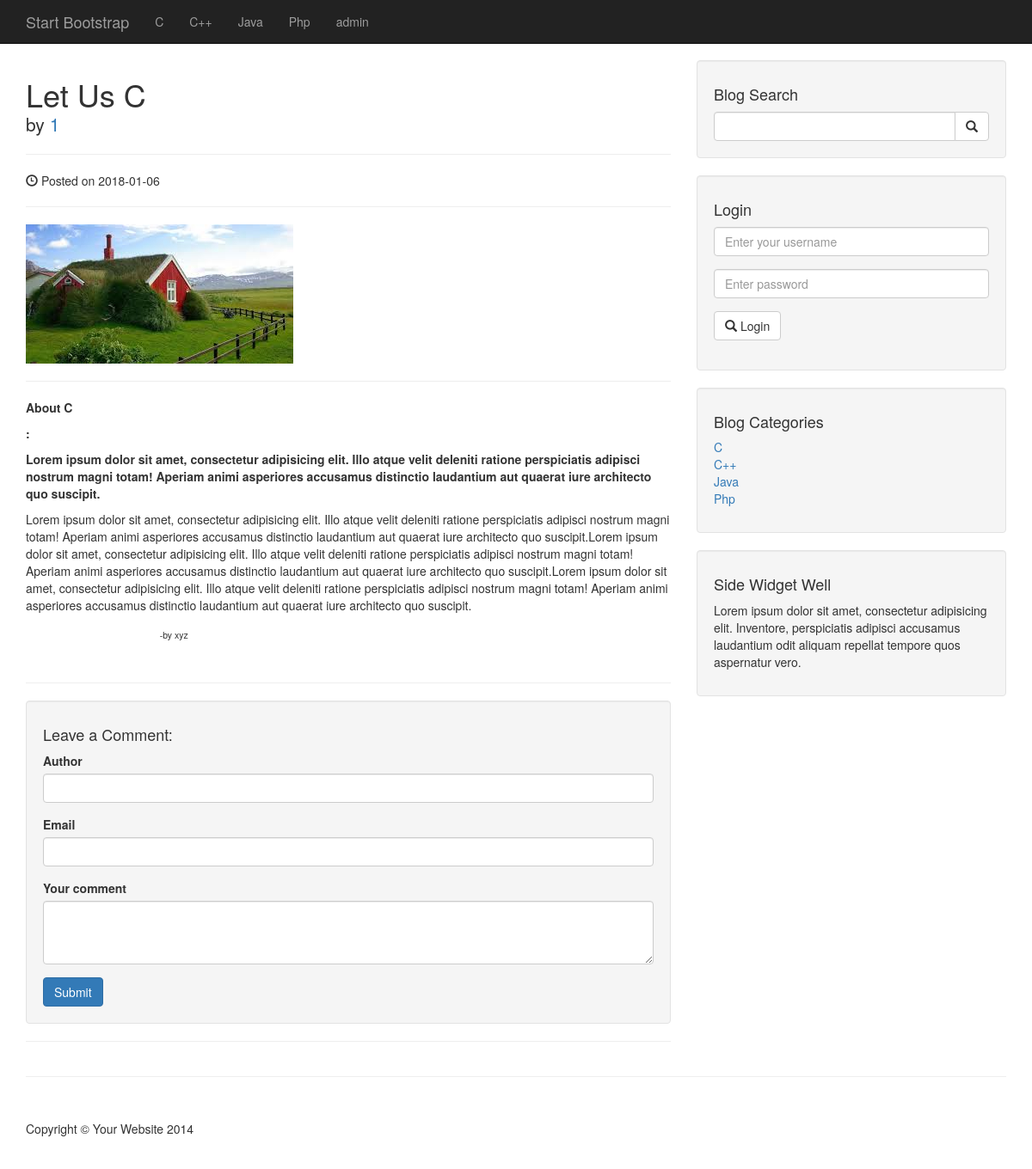
The page /post.php?p_id=10 on the database its author committed.
### tables this page shows
CREATE TABLE `categories` (
  `cat_id` int(11) NOT NULL,
  `cat_title` varchar(255) NOT NULL
);

CREATE TABLE `posts` (
  `post_id` int(11) NOT NULL,
  `post_category_id` int(11) NOT NULL,
  `post_title` varchar(255) NOT NULL,
  `post_author` int(11) NOT NULL,
  `post_date` date NOT NULL,
  `post_image` text NOT NULL,
  `post_content` text NOT NULL,
  `post_tags` varchar(255) NOT NULL,
  `post_comment_count` int(11) NOT NULL,
  `post_status` varchar(255) NOT NULL DEFAULT 'draft'
);

### post.php (the view, shortened to what this page needs)
<!DOCTYPE html>
<html lang="en">
<?php
    include_once("includes/header.php");
    include_once ("admin/functions.php");
    ?>
<body>
    <?php include_once("includes/navigation.php"); ?>
    <div class="container">
        <div class="row">
            <div class="col-lg-8">
                <?php
                    if(isset($_GET['p_id'])){
                        $post_id=$_GET['p_id'];
                        $query="Select * from posts where post_id=$post_id";
                        $select_post_query=mysqli_query($connection, $query);
                        if($row=mysqli_fetch_assoc($select_post_query)){
                            $post_title=$row['post_title'];
                            $post_author=$row['post_author'];
                            $post_date=$row['post_date'];
                            $post_image=$row['post_image'];
                            $post_content=$row['post_content'];
                ?>
                <div class="post-title">
                    <h1 class="post-title"><?php echo $post_title;?></h1>
                </div>
                <p class="lead">
                    by <a href="#"><?php echo $post_author; ?></a>
                </p>
                <hr>
                <p><span class="glyphicon glyphicon-time"></span> Posted on <?php echo $post_date; ?></p>
                <hr>
                <img class="img-responsive" src="images/<?php echo "$post_image"; ?>" alt="">
                <hr>
                <p>
                    <?php echo $post_content; ?>
                </p>
                <hr>
                <?php
                        }
                    }
                    include_once("comments.php");
                ?>
            </div>
            <?php include_once("includes/sidebar.php"); ?>
        </div>
        <hr>
       <?php
            include_once("includes/footer.php");
        ?>
    </div>
</body>
</html>

### includes/navigation.php (shortened to what this page needs)
<nav class="navbar navbar-inverse navbar-fixed-top" role="navigation">
    <div class="container">
        <div class="navbar-header">
            <a class="navbar-brand" href="index.php">Start Bootstrap</a>
        </div>
        <div class="collapse navbar-collapse" id="bs-example-navbar-collapse-1">
            <ul class="nav navbar-nav">
                <?php
                    $query="Select * from categories";
                    $select_all_categories_query=mysqli_query($connection, $query);
                    while($row=mysqli_fetch_assoc($select_all_categories_query)){
                        $cat_title=$row['cat_title'];
                       $cat_id=$row['cat_id'];
                            echo "<li><a href='categories.php?c_id=$cat_id'>$cat_title</a></li>";
                    }
                ?>
                <li>
                    <a href="admin/index.php">admin</a>
                </li>
            </ul>
        </div>
    </div>
</nav>

### includes/sidebar.php
<div class="col-md-4">
    <div class="well">
        <h4>Blog Search</h4>
        <form action="search.php" method="POST">
        <div class="input-group">
            <input type="text" class="form-control" name="search">
            <span class="input-group-btn">
                <button class="btn btn-default" type="submit" name="submit">
                    <span class="glyphicon glyphicon-search"></span>
            </button>
            </span>
        </div>
        </form>
    </div>
    <?php
            $query="Select * from categories";
            $select_all_categories_query=mysqli_query($connection, $query);
    ?>
     <div class="well">
        <h4>Login</h4>
        <form action="includes/login.php" method="POST">
        <div class="form-group">
            <input name="username" type="text" class="form-control" placeholder="Enter your username">
        </div>
        <div class="form-group">
            <input placeholder="Enter password" type="password" name="password" class="form-control">
        </div>
        <div class="form-group">
            <button class="btn btn-default" name="login" type="submit">
                <span class="glyphicon glyphicon-search"></span>
                Login
            </button>
        </div>
        </form>
    </div>
    <div class="well">
        <h4>Blog Categories</h4>
        <div class="row">
            <div class="col-lg-6">
                <ul class="list-unstyled">
                   <?php                              while($row=mysqli_fetch_assoc($select_all_categories_query)){
                    $cat_title=$row['cat_title'];
                    $cat_id=$row['cat_id'];
                    echo "<li><a href='categories.php?c_id=$cat_id'>$cat_title</a></li>";
                    }
                    ?>
                </ul>
            </div>
        </div>
    </div>
    <div class="well">
        <h4>Side Widget Well</h4>
        <p>Lorem ipsum dolor sit amet, consectetur adipisicing elit. Inventore, perspiciatis adipisci accusamus laudantium odit aliquam repellat tempore quos aspernatur vero.</p>
    </div>
</div>

### css/blog-home.css (style rules this page uses)
body { padding-top: 70px; }

### css/styles.css (style rules this page uses)
div.post-title { padding-top: 20px; }
div.post-title>h1 { display: inline; }

### rows shown on the page
categories: cat_title "C"
categories: cat_title "C++"
categories: cat_title "Java"
categories: cat_title "Php"
posts: post_title "Let Us C", post_author "1", post_date "2018-01-06", post_image (picture), post_content "About C : Lorem ipsum dolor sit amet, consectetur adipisicing elit. Illo atque velit deleniti ratione perspiciatis adipisci nostrum magni totam! Aperiam animi asperiores accusamus distinctio laudantium aut quaerat iure architecto quo suscipit. Lorem ipsum dolor sit amet, consectetur adipisicing elit. Illo atque velit deleniti ratione perspiciatis adipisci nostrum magni totam! Aperiam animi asperiores accusamus distinctio laudantium aut quaerat iure architecto quo suscipit.Lorem ipsum dolor sit amet, consectetur adipisicing elit. Illo atque velit deleniti ratione perspiciatis adipisci nostrum magni totam! Aperiam animi asperiores accusamus distinctio laudantium aut quaerat iure architecto…"
